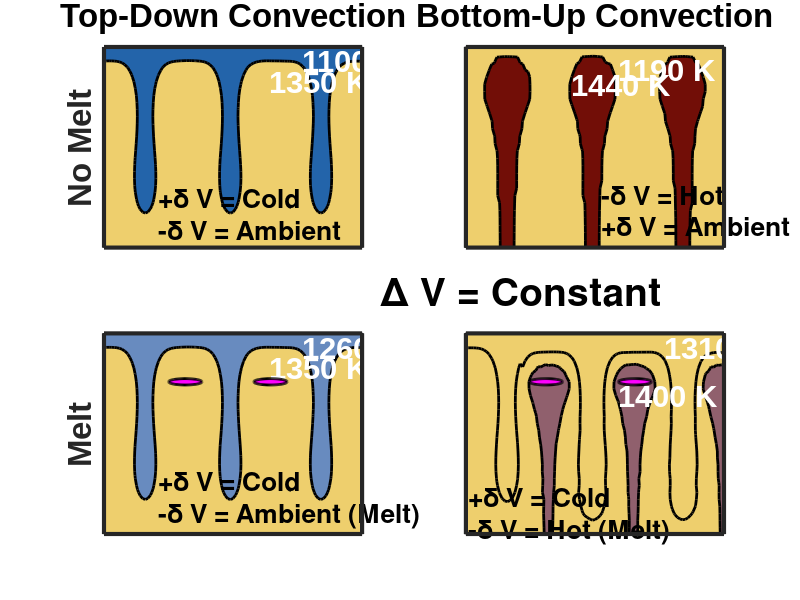

Write the MATLAB code that produced this figure.
close all;clc; clear all
addpath(genpath(pwd))
xnum=101;
ynum=101;
tbottom=3000;
ttop=273;
[xgrd,ygrd] = meshgrid([1:1:xnum],[1:1:ynum]);



figure(1)
ax1 = subplot(2,2,1)
load('downwellinglith.mat')
%imagesc(tmptmp)
contourf(xgrd,ygrd,-1.*tmptmp,-1*[500 1600],'linewidth',2,'linecolor','k')
% colormap([0.4470588235294118 0.054901960784313725 0.027450980392156862; ...
%     0.9333333333333333 0.8117647058823529 0.42745098039215684])
% % clabel(c,h)

colormap(ax1,flipud([0.13725490196078433 0.39215686274509803 0.6666666666666666; ...
     0.9333333333333333 0.8117647058823529 0.42745098039215684]))
% % clabel(c,h)
%contourfcmap(xgrd,ygrd,tmptmp,[500 1600],[0 0 1])
set(gca,'ydir','reverse')
ylim([1 30])

set(gca,'ydir','reverse','linewidth',3)
xticks([])
yticks([])
ylabel('No Melt','FontName','Arial','fontweight','bold','fontsize',24)
title('Top-Down Convection','FontName','Arial','fontweight','bold','fontsize',24)
text(78,3,'1100 K','FontName','Arial','fontweight','bold','fontsize',22,'color','white')
text(65,6,'1350 K','FontName','Arial','fontweight','bold','fontsize',22,'color','white')

text(22,25,{'+\delta V = Cold','-\delta V = Ambient'},'fontsize',19,'fontweight','bold')
ax2 = subplot(2,2,2)

load('threerisingblob.mat')
tmptmp = imgaussfilt(tmptmp,1)

tmptmp(find(tmptmp  > 1650)) = 2000;
contourf(xgrd,ygrd,-1.*tmptmp,-1.*[1660 2000],'linewidth',2,'linecolor','k')
%clabel(c,h)
set(gca,'ydir','reverse')
ylim([3 30])

colormap(ax2,([0.4470588235294118 0.054901960784313725 0.027450980392156862; ...
     0.9333333333333333 0.8117647058823529 0.42745098039215684]))
%xlim([20 110])

set(gca,'ydir','reverse','linewidth',3)
xticks([])
yticks([])

title('Bottom-Up Convection','FontName','Arial','fontweight','bold','fontsize',24)

text(53.5,25,{'-\delta V = Hot','+\delta V = Ambient'},'fontsize',19,'fontweight','bold')
text(60,6,'1190 K','FontName','Arial','fontweight','bold','fontsize',22,'color','white')
text(60-18,8,'1440 K','FontName','Arial','fontweight','bold','fontsize',22,'color','white')



ax3= subplot(2,2,3)
load('downwellinglith.mat')
%imagesc(tmptmp)
contourf(xgrd,ygrd,-1.*tmptmp,-1*[500 1600],'linewidth',2,'linecolor','k')
% colormap([0.4470588235294118 0.054901960784313725 0.027450980392156862; ...
%     0.9333333333333333 0.8117647058823529 0.42745098039215684])
% % clabel(c,h)

colormap(ax3,flipud([0.40784313725490196 0.5450980392156862 0.7490196078431373; ...
     0.9333333333333333 0.8117647058823529 0.42745098039215684]))
% % clabel(c,h)
%contourfcmap(xgrd,ygrd,tmptmp,[500 1600],[0 0 1])
set(gca,'ydir','reverse')
ylim([1 30])
ylabel('Melt','FontName','Arial','fontweight','bold','fontsize',24)


text(78,3,'1260 K','FontName','Arial','fontweight','bold','fontsize',22,'color','white')
text(65,6,'1350 K','FontName','Arial','fontweight','bold','fontsize',22,'color','white')



x1 = 26;  x2 = x1+(19-6)
y1 = 8; y2 = 8;
e = 0.9975;

 a = 1/2*sqrt((x2-x1)^2+(y2-y1)^2);
 b = a*sqrt(1-e^2);
 t = linspace(0,2*pi);
 X = a*cos(t);
 Y = b*sin(t);
 w = atan2(y2-y1,x2-x1);
 x = (x1+x2)/2 + X*cos(w) - Y*sin(w);
 y = (y1+y2)/2 + X*sin(w) + Y*cos(w);
patch(x,y,[1 0 1],'edgecolor','k','linewidth',2)

x1 = 59;  x2 = x1+(19-6)
y1 = 8; y2 = 8;
%e = 0.995;

 a = 1/2*sqrt((x2-x1)^2+(y2-y1)^2);
 b = a*sqrt(1-e^2);
 t = linspace(0,2*pi);
 X = a*cos(t);
 Y = b*sin(t);
 w = atan2(y2-y1,x2-x1);
 x = (x1+x2)/2 + X*cos(w) - Y*sin(w);
 y = (y1+y2)/2 + X*sin(w) + Y*cos(w);
patch(x,y,[1 0 1],'edgecolor','k','linewidth',2)


set(gca,'ydir','reverse','linewidth',3)
xticks([])
yticks([])
text(22,25,{'+\delta V = Cold','-\delta V = Ambient (Melt)'},'fontsize',19,'fontweight','bold')

ax4= subplot(2,2,4)
load('downwellinglith.mat')
tmp2 =  load('threerisingblob.mat')
layer2 = tmp2.tmptmp;
layer2(:,17:101) = layer2(:,1:85)
layer2(:,1:22) = 1600

%imagesc(tmptmp)
contourf(xgrd,ygrd,-1.*(imgaussfilt(tmptmp,0.5)+layer2),-1*(1600+[520 1600 3200]),'linewidth',2,'linecolor','k')
%colorbar %-1*(1600+[500 1600 2000]),'linewidth',2,'linecolor','k')
% colormap([0.4470588235294118 0.054901960784313725 0.027450980392156862; ...
%     0.9333333333333333 0.8117647058823529 0.42745098039215684])
% % clabel(c,h)

colormap(ax4,flipud([0.6784313725490196 0.6980392156862745 0.8274509803921568; ...
    0.9333333333333333 0.8117647058823529 0.42745098039215684; ...
    0.5647058823529412 0.3764705882352941 0.42745098039215684]))
% % clabel(c,h)
%contourfcmap(xgrd,ygrd,tmptmp,[500 1600],[0 0 1])
set(gca,'ydir','reverse')
ylim([1 30])
% 
 load('threerisingblob.mat')
 hold on
 %[c,h]=contour(xgrd,ygrd,tmptmp,[1600 1600])

% contourf(xgrd,ygrd,-1.*tmptmp,-1*[1600 1600],'linewidth',2,'linecolor','k')
% 
% 
% 
x1 = 25.5;  x2 = x1+(19-6)
y1 = 8; y2 = 8;
%e = 0.995;

 a = 1/2*sqrt((x2-x1)^2+(y2-y1)^2);
 b = a*sqrt(1-e^2);
 t = linspace(0,2*pi);
 X = a*cos(t);
 Y = b*sin(t);
 w = atan2(y2-y1,x2-x1);
 x = (x1+x2)/2 + X*cos(w) - Y*sin(w);
 y = (y1+y2)/2 + X*sin(w) + Y*cos(w);
patch(x,y,[1 0 1],'edgecolor','k','linewidth',2)

x1 = 60;  x2 = x1+(19-6)
y1 = 8; y2 = 8;
%e = 0.995;

 a = 1/2*sqrt((x2-x1)^2+(y2-y1)^2);
 b = a*sqrt(1-e^2);
 t = linspace(0,2*pi);
 X = a*cos(t);
 Y = b*sin(t);
 w = atan2(y2-y1,x2-x1);
 x = (x1+x2)/2 + X*cos(w) - Y*sin(w);
 y = (y1+y2)/2 + X*sin(w) + Y*cos(w);
patch(x,y,[1 0 1],'edgecolor','k','linewidth',2)

text(2,27.3,{'+\delta V = Cold','-\delta V = Hot (Melt)'},'fontsize',19,'fontweight','bold','Color','k')

text(78,3,'1310 K','FontName','Arial','fontweight','bold','fontsize',22,'color','white')
text(60,10,'1400 K','FontName','Arial','fontweight','bold','fontsize',22,'color','white')


set(gca,'ydir','reverse','linewidth',3)
xticks([])
yticks([])
ylim([1 30])
set(gcf,'position',[-188 92 1701 774])
text(-32,-5,'\Delta V = Constant','fontsize',28,'fontweight','bold')
saveas(gcf,'Schematic_Figure.png')